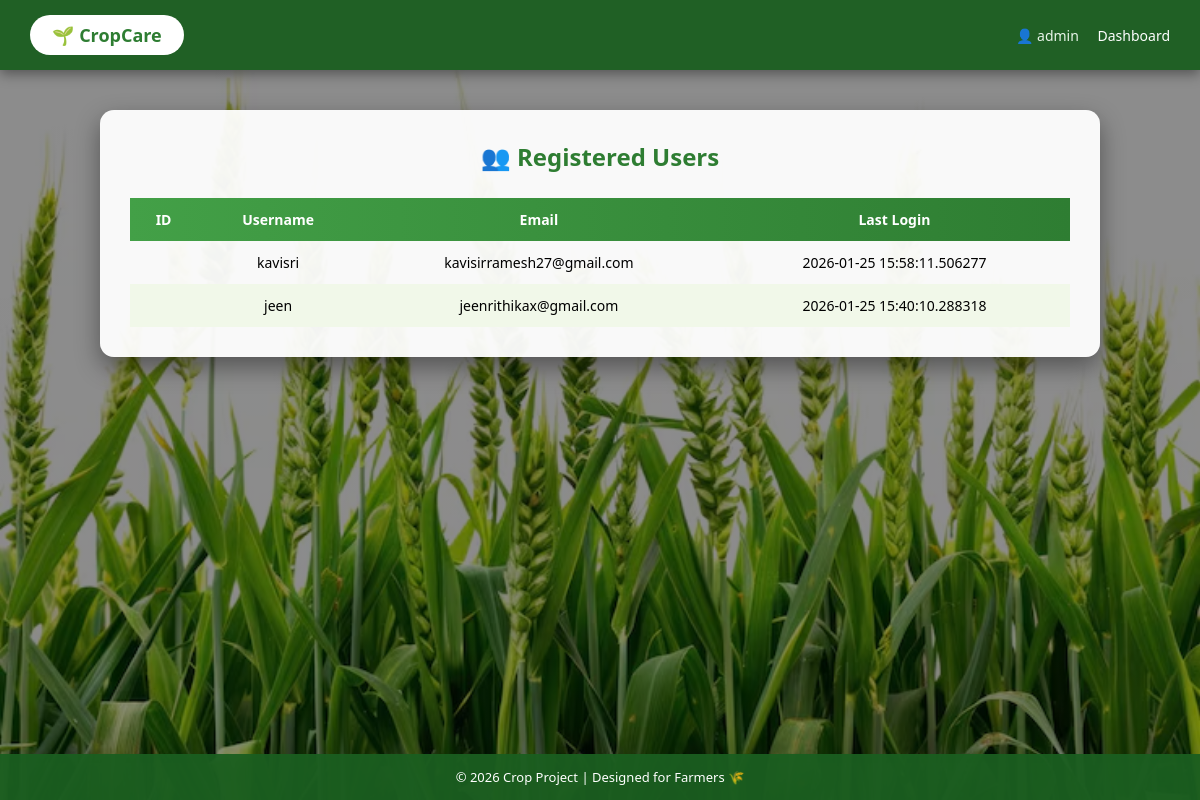
The app's page /admin/users (signed in) with its own data.
### tables this page shows
CREATE TABLE users (
    id INTEGER PRIMARY KEY AUTOINCREMENT,
    username TEXT UNIQUE NOT NULL,
    email TEXT UNIQUE NOT NULL,
    password TEXT NOT NULL,
    created_at DATETIME DEFAULT CURRENT_TIMESTAMP,
    last_login DATETIME
);

### app.py (the view)
@app.route("/admin/users")
def admin_users():
    if not admin_logged_in():
        return redirect(url_for("admin_login"))
    conn = get_db()
    cur = conn.cursor()
    cur.execute("""
        SELECT username,email,created_at,last_login
        FROM users ORDER BY created_at DESC
    """)
    users = cur.fetchall()
    conn.close()
    return render_template("admin_users.html",
                           users=users,
                           admin=session["admin_username"])

### app.py (called while the page is built)
def get_db():
    conn = sqlite3.connect(DB_PATH)
    conn.row_factory = sqlite3.Row
    return conn

def admin_logged_in():
    return session.get("admin_logged_in") is True

### templates/admin_users.html (shortened to what this page needs)
<!DOCTYPE html>
<html lang="en">
<head>
    <link rel="stylesheet" href="{{ url_for('static', filename='admin_users.css') }}">
</head>
<body>
<header class="top-header">
    <div class="left-header">🌱 CropCare</div>
    <div class="right-header">
        👤 {{ admin }}
        <a href="/admin/dashboard">Dashboard</a>
    </div>
</header>
<main class="page-container">
    <div class="users-box">
        <h2>👥 Registered Users</h2>
        <table>
            <thead>
                <tr>
                    <th>ID</th>
                    <th>Username</th>
                    <th>Email</th>
                    <th>Last Login</th>
                </tr>
            </thead>
            <tbody>
                {% for u in users %}
                <tr>
                    <td>{{ u.id }}</td>
                    <td>{{ u.username }}</td>
                    <td>{{ u.email }}</td>
                    <td>{{ u.last_login or "Never" }}</td>
                </tr>
                {% endfor %}
            </tbody>
        </table>
    </div>
</main>
<footer class="footer">
    © 2026 Crop Project | Designed for Farmers 🌾
</footer>
</body>
</html>

### static/admin_users.css (style rules this page uses)
* { margin: 0; padding: 0; box-sizing: border-box; font-family: "Segoe UI", Arial, sans-serif; }
body { min-height: 100vh; display: flex; flex-direction: column; background: linear-gradient(rgba(0,0,0,0.45), rgba(0,0,0,0.45)), url("/static/images/bg.jpg"); background-size: cover; background-position: center; background-attachment: fixed; }
.top-header { display: flex; justify-content: space-between; align-items: center; padding: 15px 30px; background: rgba(27, 94, 32, 0.95); box-shadow: 0 4px 12px rgba(0,0,0,0.4); }
.left-header { background: white; color: #2e7d32; padding: 8px 22px; border-radius: 25px; font-weight: bold; font-size: 18px; }
.right-header { color: #e8f5e9; font-size: 14px; }
.right-header a { color: #ffffff; text-decoration: none; margin-left: 15px; font-weight: 500; }
.page-container { flex: 1; padding: 40px 20px; }
.users-box { max-width: 1000px; margin: auto; background: rgba(255, 255, 255, 0.95); padding: 30px; border-radius: 14px; box-shadow: 0 10px 25px rgba(0,0,0,0.4); }
.users-box h2 { text-align: center; color: #2e7d32; margin-bottom: 25px; }
table { width: 100%; border-collapse: collapse; }
thead { background: linear-gradient(to right, #43a047, #2e7d32); color: white; }
th, td { padding: 12px; text-align: center; font-size: 14px; }
tbody tr:nth-child(even) { background: #f1f8e9; }
.footer { background: rgba(27, 94, 32, 0.95); color: white; text-align: center; padding: 14px; font-size: 13px; }

### records on screen
users: username "kavisri", email "kavisirramesh27@gmail.com", last_login "2026-01-25 15:58:11.506277"
users: username "jeen", email "jeenrithikax@gmail.com", last_login "2026-01-25 15:40:10.288318"

### other values on screen
{{ admin }} "admin"
